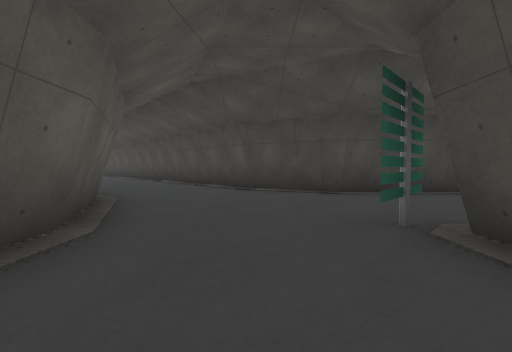
[1] (above)

21 first-person views from a walk through a level from a Godot 3-D game. The camera is 1.2 m above the floor, tilts 2° down and sees 90° across. The floor is counted in squares, 2 m on a side. Each view is taken from the middle of a square. On the plan, view 1 faces up. The plan holds only what a view shows up to about 9 squares ahead; the rest is blank. The place goes on beyond the plan. Characters and animated objects are left out. Surface patterns are stand-ins for the level's own textures.

[2]
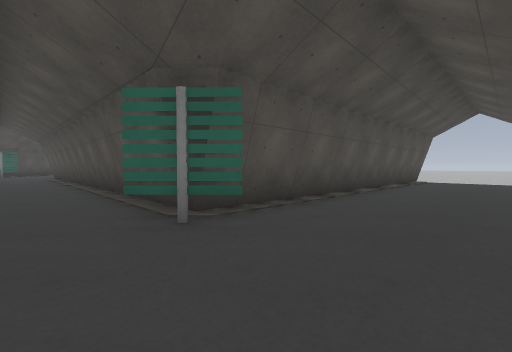

[3]
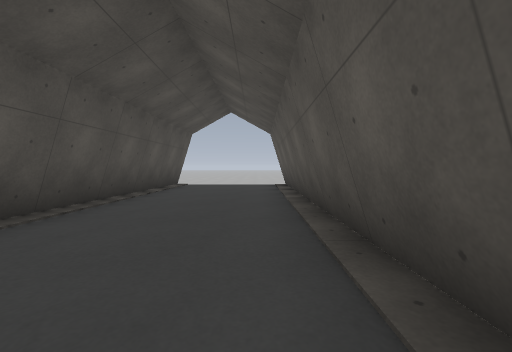

[4]
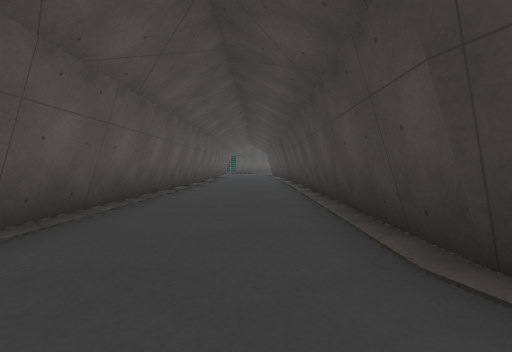

[5]
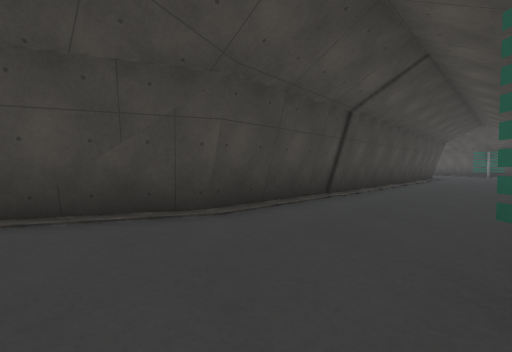

[6]
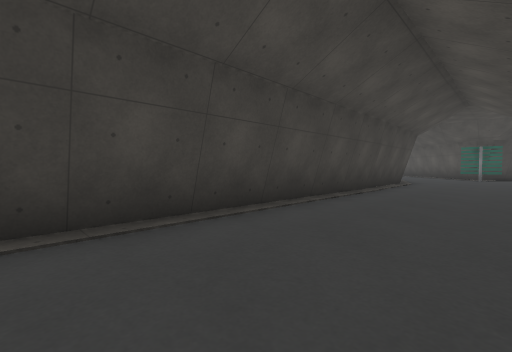

[7]
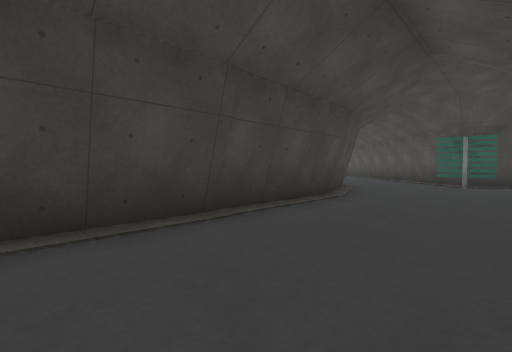

[8]
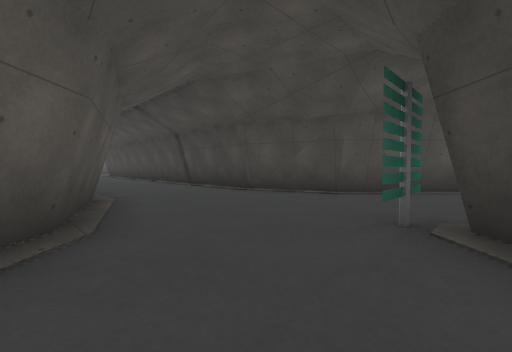

[9]
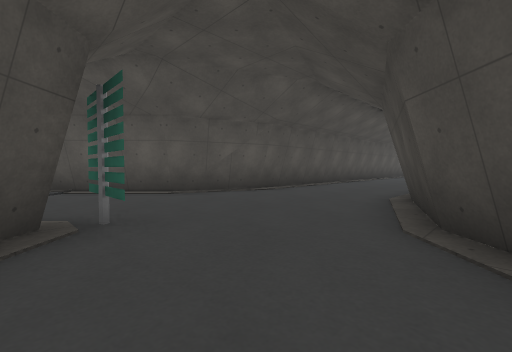

[10]
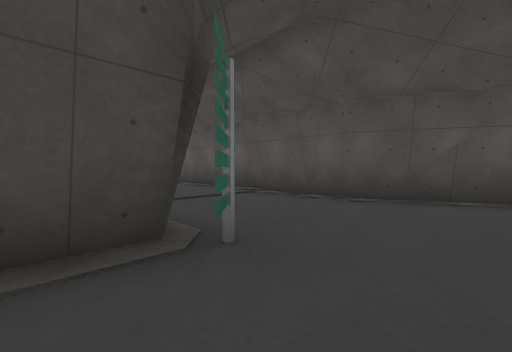

[11]
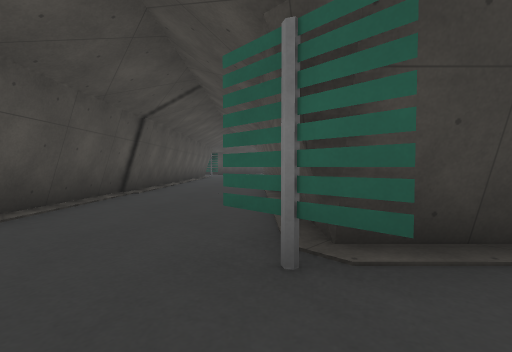

[12]
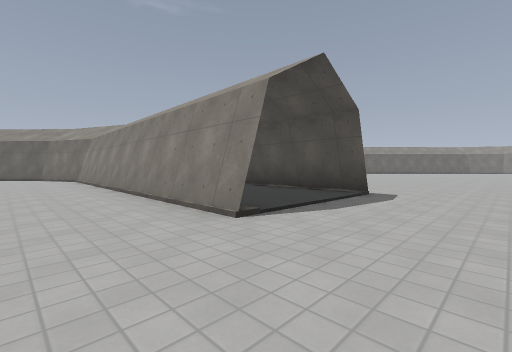

[13]
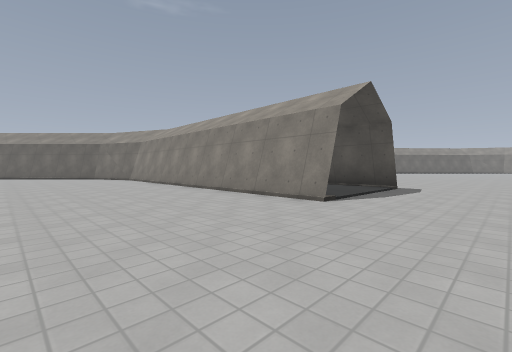

[14]
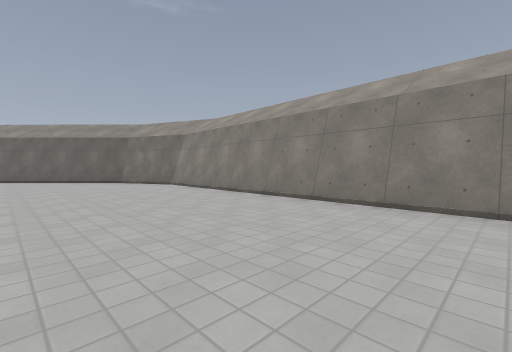

[15]
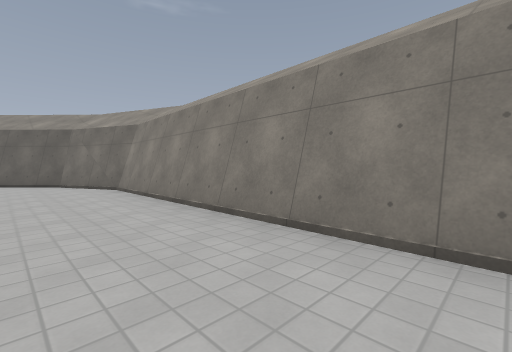

[16]
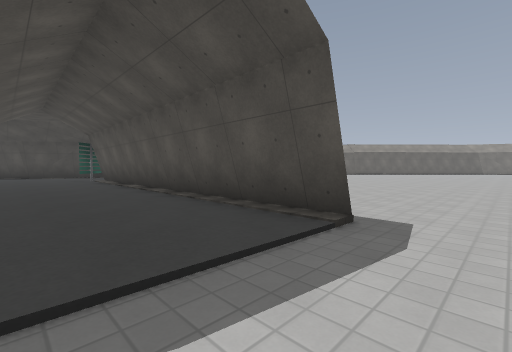

[17]
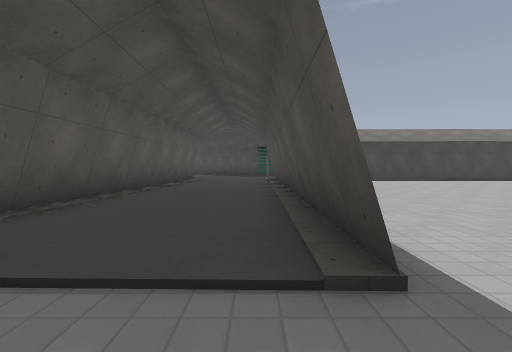

[18]
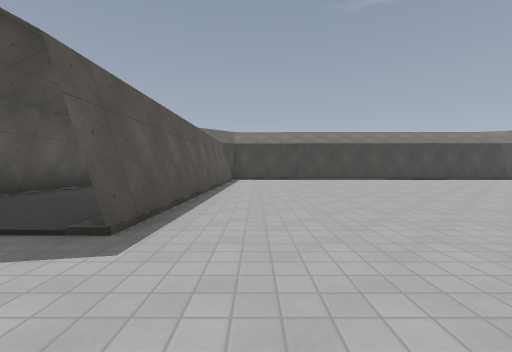

[19]
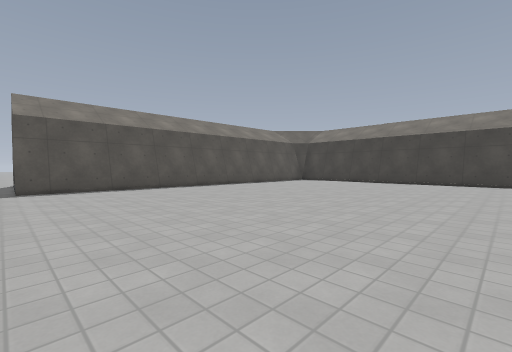

[20]
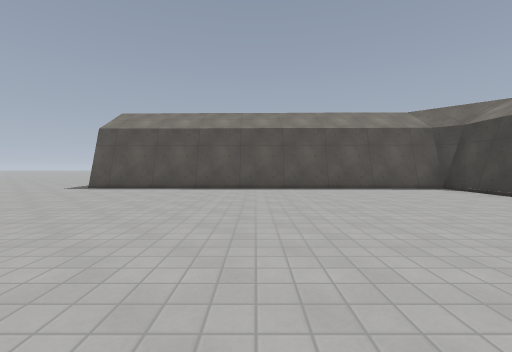

[21]
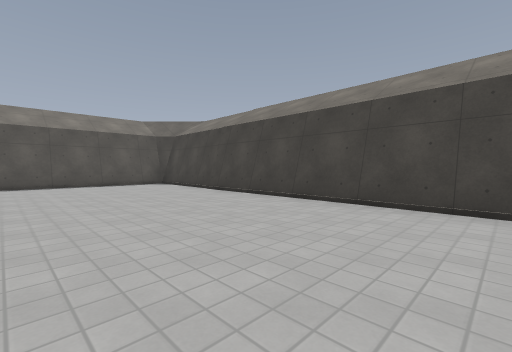

### Floor plan
Points are (right, up) in squares from view 1. A wall is a line through its corners. A room is listed if a view was taken in it or the views show most of it. See-through windows are left out.
Room 1 (views 1, 2, 3, 4, 5, 6, 7, 8, 9, 10, 11, 12, 13, 14, 15, 16, 17, 18, 19, 20, 21)
walls: (11.1, 2.1) (1.7, 2.3) (1.6, -7.9); (11.9, 2.2) (15, 2.1); (1.5, -7.9) (1.7, 2.4) (10, 2.2); (14.9, 2.3) (17.3, 1.4) (20.7, -1.9); (2, 5.7) (-0.2, 6.8) (-5.5, 12.3); (-1.9, -7.8) (-1.7, 2.3) (-2.7, 4.5) (-1.6, 2.1) (-1.8, -7.7); (15, 5.6) (1.9, 5.6); (-2.5, 4.4) (-4, 6); (16.3, 6) (14.9, 5.5); (17.3, 6.5) (14.9, 5.7); (20.6, 2.9) (19.6, 3.9) (19.6, 4) (20.6, 5); (-6.5, 8.6) (-3.1, 5); (20.6, 9.8) (17.2, 6.4)
objects: sign (1, 2) to (2, 3); sign (19, 4)

Where each view was taken, in squares from view 1:
view 1: 0 up, 0 right, facing up
view 2: 4 up, 1 left, facing down-right
view 3: 1 up, 1 left, facing down
view 4: 5 up, 0 right, facing up-left
view 5: 3 up, 0 right, facing up-right
view 6: 3 up, 5 right, facing up-right
view 7: 3 up, 10 right, facing up-right
view 8: 1 up, 20 right, facing up-left
view 9: 7 up, 20 right, facing down-left
view 10: 6 up, 19 right, facing down
view 11: 3 up, 18 right, facing up-right
view 12: 10 down, 4 left, facing up-right
view 13: 10 down, 6 left, facing up-right
view 14: 6 down, 6 left, facing up-right
view 15: 5 down, 4 left, facing up-right
view 16: 9 down, 1 left, facing up-right
view 17: 9 down, 1 right, facing up
view 18: 10 down, 3 right, facing up
view 19: 8 down, 9 right, facing up-left
view 20: 3 down, 9 right, facing left
view 21: 2 down, 11 right, facing up-left
